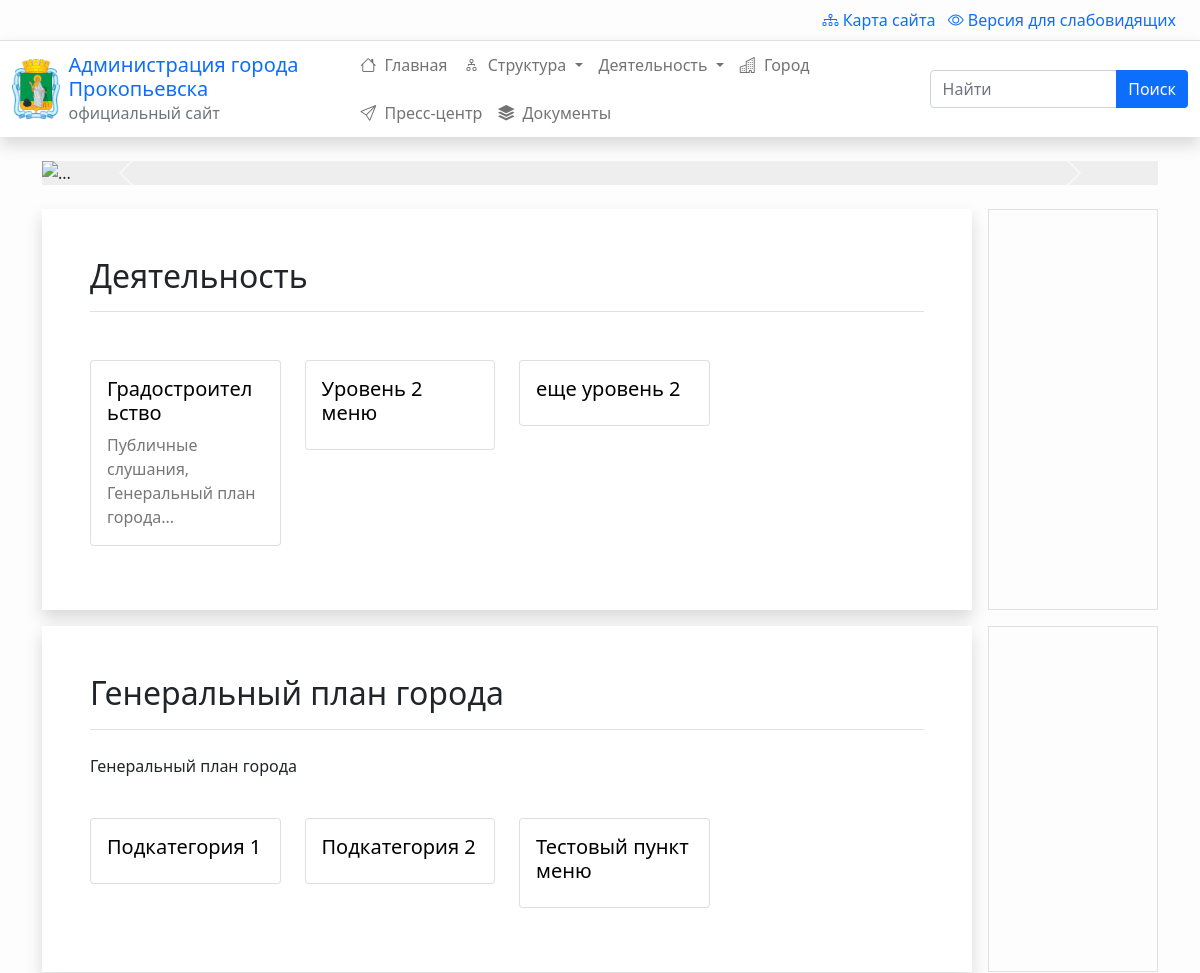
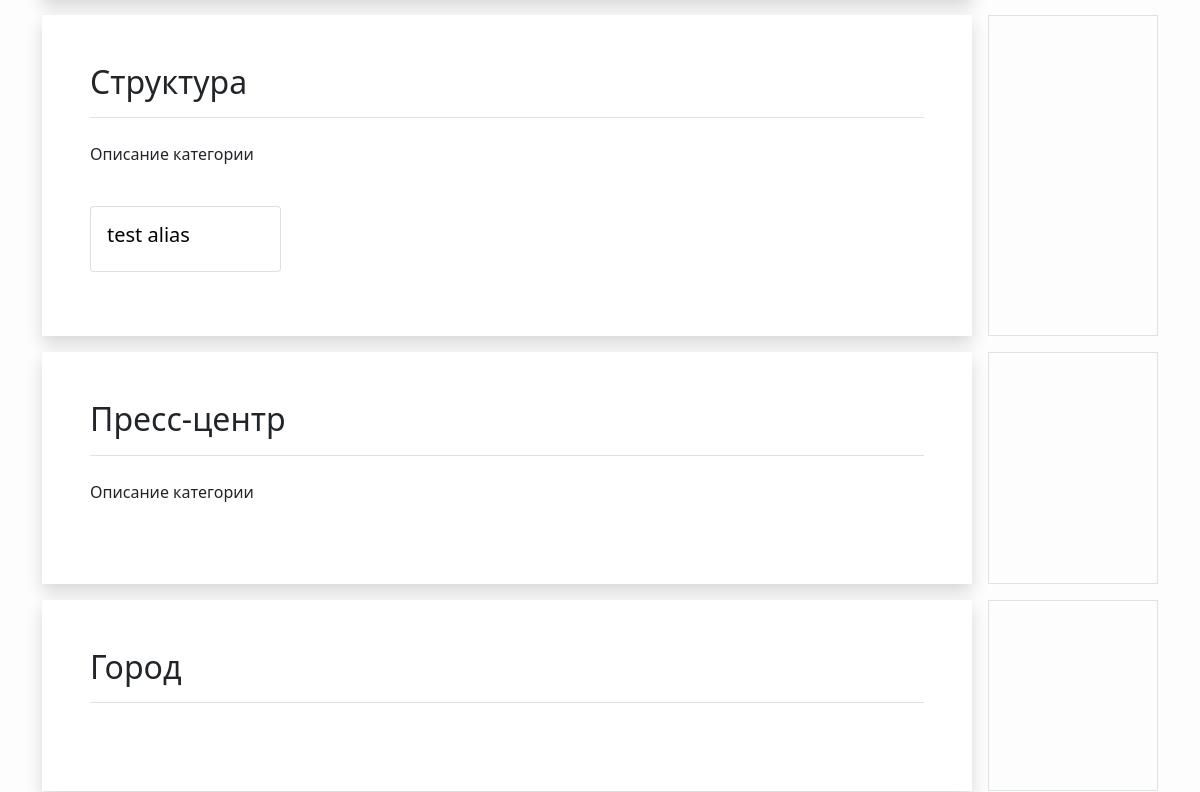
The app's page / (upper part), older data (2 pictures, top to bottom).
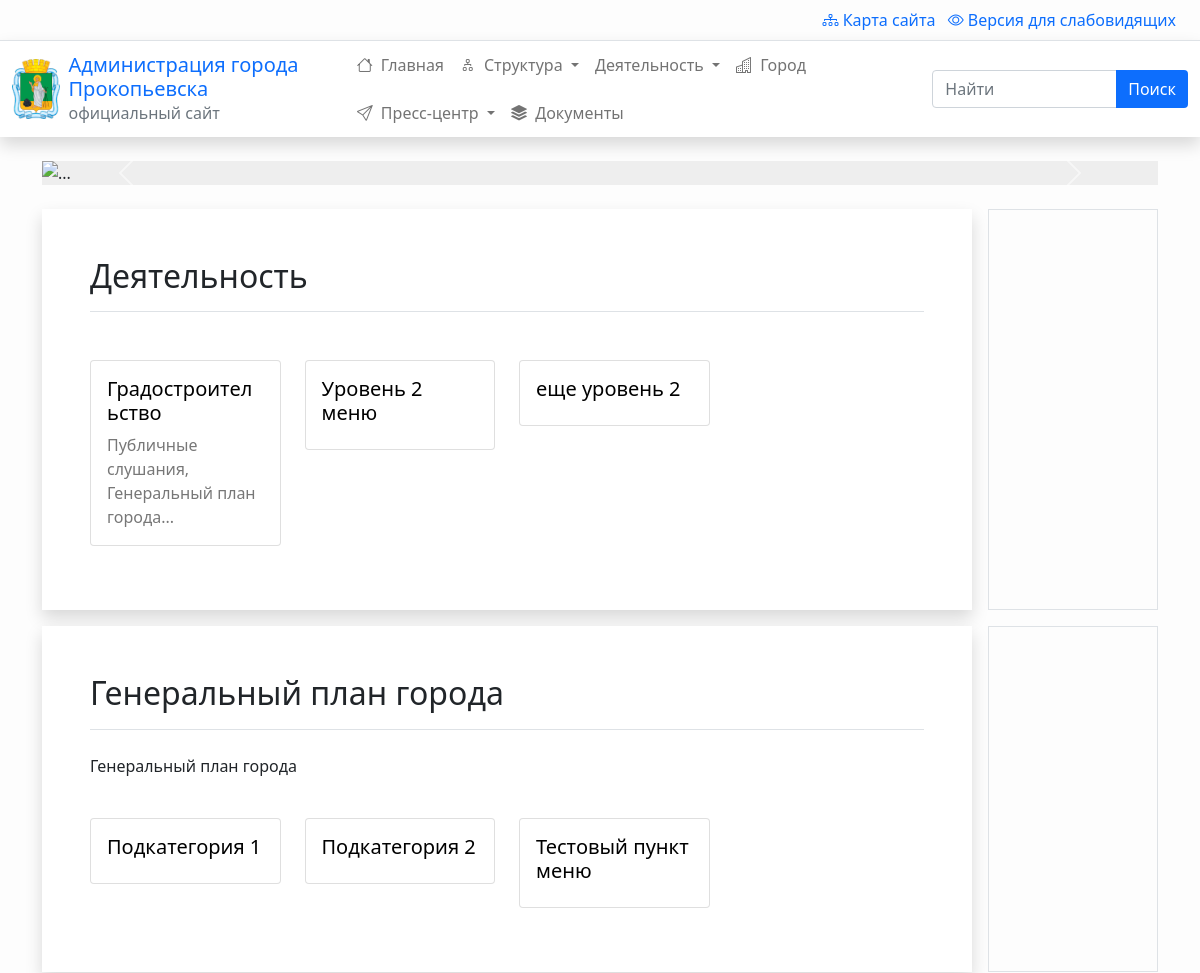
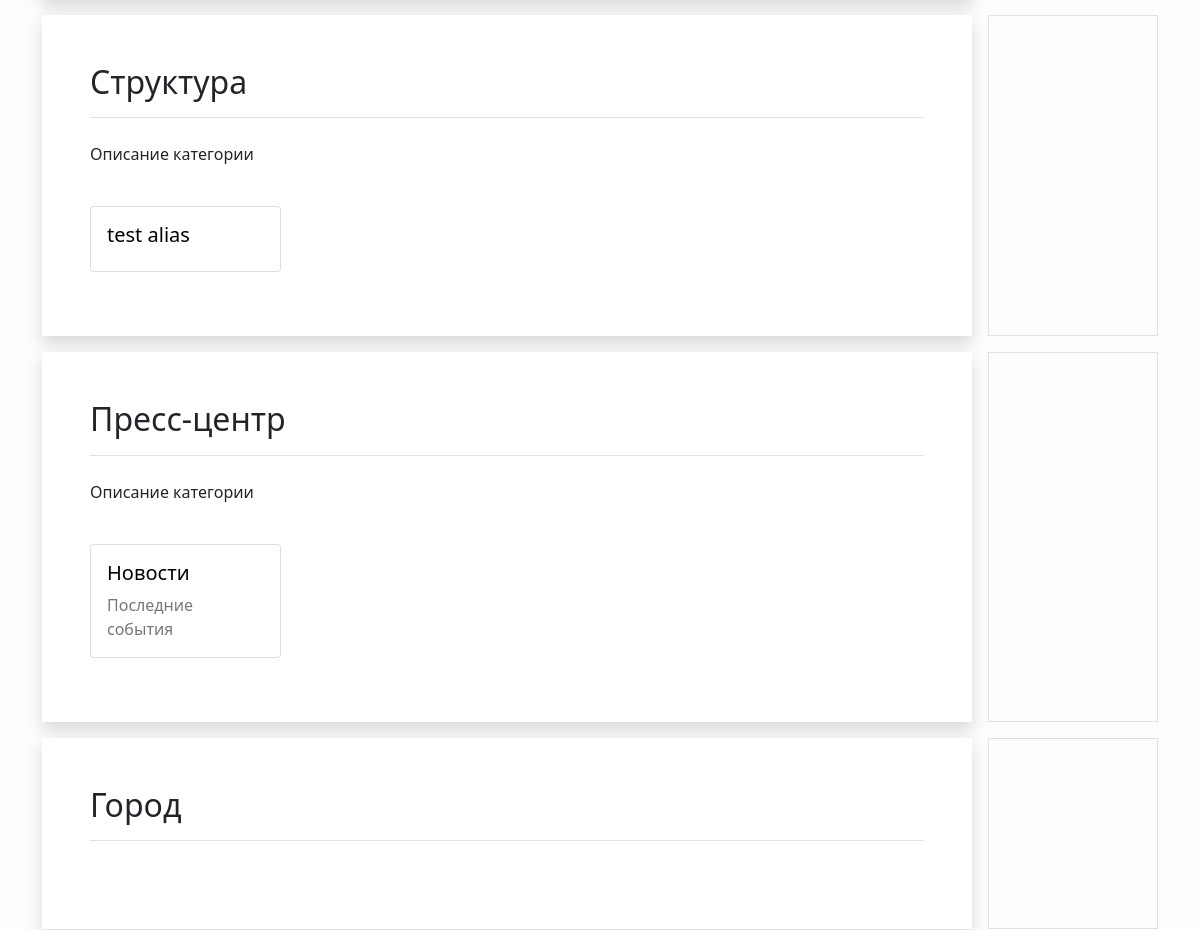
The same page, newer data (2 pictures, top to bottom).
### menus/models.py (models this page shows, shortened)
class Menu(models.Model):
    title = models.CharField(max_length=100, verbose_name="Название")
    alias = models.SlugField(blank=True, unique=True,
                             max_length=100, help_text="Краткое название транслитом через тире (пример: 'kratkoe-nazvanie-translitom'). Чем короче тем лучше. Для автоматического заполнения - оставьте пустым.")
    parent = models.ForeignKey(
        'Menu', on_delete=models.CASCADE, blank=True, null=True, verbose_name="Родитель")
    order = models.PositiveSmallIntegerField(default=0, blank=True, null=True)
    level = models.PositiveSmallIntegerField(default=1, blank=True, null=True)
    url = models.CharField(max_length=1000, default='', blank=True, null=True)
    is_published = models.BooleanField(default=True, verbose_name="Опубликовано")
    is_fixed = models.BooleanField(default=False, verbose_name="Зафиксировать дочерние пункты меню?",
                                   help_text="Если отмечено - дочерние пункты меню не будут раскрываться, если не отмечено -  будут.")
    icon = models.CharField(max_length=32, default="", blank=True, verbose_name="Иконка", help_text="Необязательно. Названия брать <a href='https://icons.getbootstrap.com/' target='_blank'>отсюда.</a>")
    short_description = models.CharField(max_length=100, blank=True,
        verbose_name="Краткое описание", help_text="Краткое описание содержимого меню")
    description = RichTextUploadingField(verbose_name="Описание", blank=True)
    debug_info = models.TextField(default="", blank=True, null=True)
    def get_subitems(parent=None, maxlevel=None):
        if parent:
            if maxlevel:
                if parent.level >= maxlevel:
                    return None
            items = Menu.objects.filter(parent_id=parent.id, is_published=True)
        else:
            items = Menu.objects.filter(level=1, is_published=True)
        if len(items) == 0:
            return None
        result = []
        for item in items:
            result.append(
                {
                    'item': item,
                    'url': item.url,
                    'subitems': item.get_subitems(maxlevel=maxlevel)
                }
            )
        return result
    class Meta:
        ordering = ['parent_id', 'order']

### app/views.py (the view)
# urls.py: path('', views.main),
def main(request, *args, **kwargs):
    return render(request, 'app/base.html', {})

### menus/templatetags/render_menubar.py (called while the page is built)
@register.inclusion_tag('menus/menubar.html')
def render_menubar(maxlevel=2):
    context = {}
    context['menu_tree'] = Menu.get_subitems(parent=None, maxlevel=maxlevel)
    return context

### menus/templatetags/render_menus.py (called while the page is built)
@register.inclusion_tag('menus/render_menus.html')
def render_menus(section=None, parent=None):
    context = {}
    if section:
        alias = parent if parent else section
        page = Menu.objects.get(alias = alias)
        menus = Menu.objects.filter(parent_id = page.id)
    else:
        page = None
        menus = Menu.objects.filter(level=1)
    context['from_module'] = True
    context['section'] = section
    context['page'] = page
    context['menus'] = menus
    return context

### app/templates/app/base.html (shortened to what this page needs)
{% load static %}
{% load render_menus %}
<!doctype html>
<html lang="en">
  <head>
    <link href="{% static 'app/css/bootstrap.min.css' %}" rel="stylesheet">
    <link href="{% static 'app/css/bootstrap.megamenu.css' %}" rel="stylesheet">
    <link href="{% static 'app/css/bootstrap-icons.css' %}" rel="stylesheet">
    <link href="{% static 'app/css/magnific-popup.css' %}" rel="stylesheet">
    <link href="{% static 'app/css/custom.css' %}" rel="stylesheet">
  </head>
  <body>
    {% include 'app/header.html' %}
    {% block top %}
    <div class="container py-4">
      <div id="carouselExampleControls" class="carousel slide " data-bs-ride="carousel">
        <div class="carousel-inner">
          <div class="carousel-item active">
            <img src="..." class="d-block w-100" alt="..." style="background-color:#eee">
          </div>
        </div>
        <button class="carousel-control-prev" type="button" data-bs-target="#carouselExampleControls" data-bs-slide="prev">
          <span class="carousel-control-prev-icon" aria-hidden="true"></span>
        </button>
        <button class="carousel-control-next" type="button" data-bs-target="#carouselExampleControls" data-bs-slide="next">
          <span class="carousel-control-next-icon" aria-hidden="true"></span>
        </button>
      </div>
    </div>
    {% endblock top %}
  {% block component %}
    {% render_menus 'activity' %}
    {% render_menus 'activity' 'plan-goroda'%}
    {% render_menus 'structure' %}
    {% render_menus 'press' %}
    {% render_menus 'gorod' %}
  {% endblock component %}
  </body>
</html>

### menus/templates/menus/menubar.html (shortened to what this page needs)
{% if menu_tree|length > 0 %}
<ul class="navbar-nav d-flex flex-wrap mr-auto mb-2 mb-lg-0 ms-auto">
    {% for level_1 in menu_tree %}
    <li class="nav-item
        {% if level_1.subitems != None %}
            dropdown
        {% endif %}
    ">
        {% if level_1.subitems != None %}
        <a class="nav-link dropdown-toggle" data-bs-auto-close="outside" aria-expanded="false" href="{{level_1.url}}">
        {% else %}
        <a class="nav-link" aria-current="page" href="{{level_1.url}}">
        {% endif %}
            {% if level_1.item.icon %}
            <i class="bi bi-{{level_1.item.icon}}"></i>
            {% endif %}
            {{level_1.item.title }}
        </a>
    </li>
    {% endfor %}
</ul>
{% endif%}

### menus/templates/menus/menus.html (shortened to what this page needs)
{% load static %}
<div class="container">
  <div class="row g-0 mb-3">
    <div class="col-md-10 me-3 shadow">
      <div id="content" class='p-5'>
        <h2 id="content-title" class="border-bottom mb-4 pb-3">{{ page.title }}</h2>
        {% if contents.info.num_contents > 0 %}
        {% include 'content/page_content.html' %}
        {% else %}
        {% include 'menus/menu_blocks.html' %}
        {% endif %}
      </div>
    </div>
    <div id="right-side" class="col border">
    </div>
  </div>
</div>

### menus/templates/menus/menu_blocks.html
<div class="page-description">
  {{ page.description|safe }}
</div>
<div class="row row-cols-1 row-cols-md-4 g-4 my-3">
  {% for menu in menus %}
  <div class="col">
    <div class="card" class="hover-shadow">
      <a href="{{ menu.url}}">
        <div class="card-body">
          <h5 class="card-title">{{ menu.title }}</h5>
          <p class="card-text">{{ menu.short_description}}</p>
        </div>
      </a>
    </div>
  </div>
  {% endfor %}
</div>

Row changes from the older to the newer data that the page shows:
changed Menu "Пресс-центр": url empty → "/press/" (drawn)
added Menu: title "Новости", short_description "Последние события", shown under "Пресс-центр"
